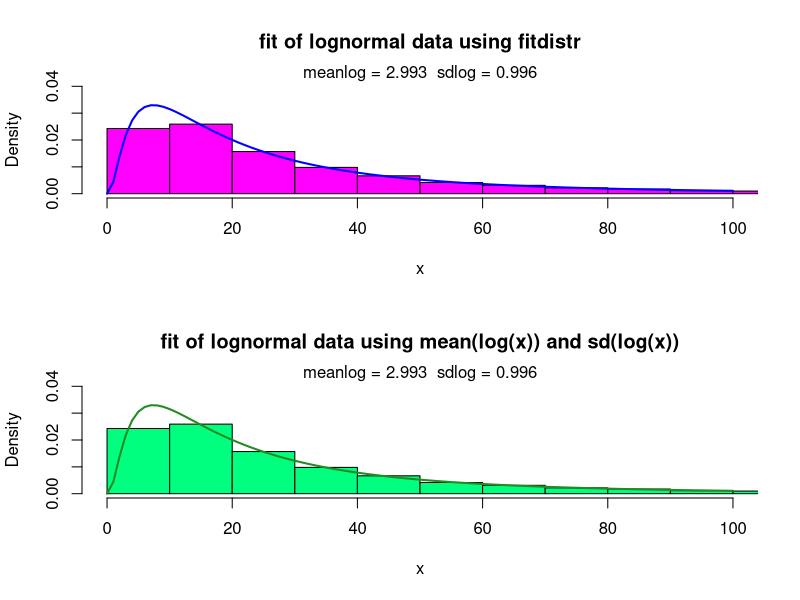

The R script that drew this image:
par(mfrow=c(2,1))
library(MASS)

x = rlnorm(10000, meanlog = 3, sdlog = 1)

resulting_fit = fitdistr(x, "lognormal")
resulting_fit

xmu = resulting_fit$estimate[1]
xsd = resulting_fit$estimate[2]

hist(x, probability=TRUE, breaks=200, col="magenta", ylim=c(0,0.04), xlim=c(0,100),
    main="fit of lognormal data using fitdistr")
curve(dlnorm(x, meanlog=xmu, sdlog = xsd), lwd=2, col="blue", add=TRUE)
mtext(sprintf("meanlog =%6.3f  sdlog =%6.3f", xmu, xsd ))

# easier still:

mlog = mean(log(x))
slog = sd(log(x))

hist(x, probability=TRUE, breaks=200, col="springgreen", ylim=c(0,0.04), xlim=c(0,100),
    main="fit of lognormal data using mean(log(x)) and sd(log(x))")
curve(dlnorm(x, meanlog=mlog, sdlog = slog), lwd=2, col="forestgreen", add=TRUE)
mtext(sprintf("meanlog =%6.3f  sdlog =%6.3f", mlog, slog ))
